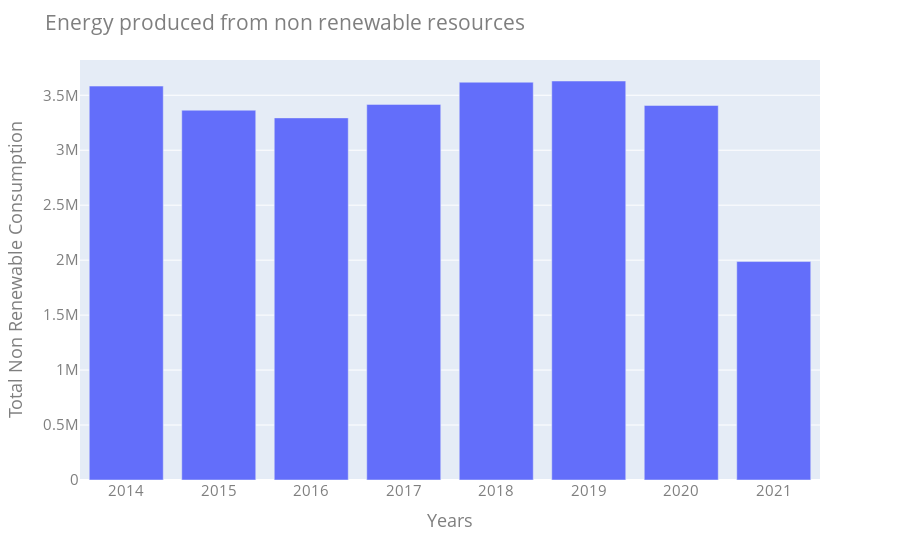
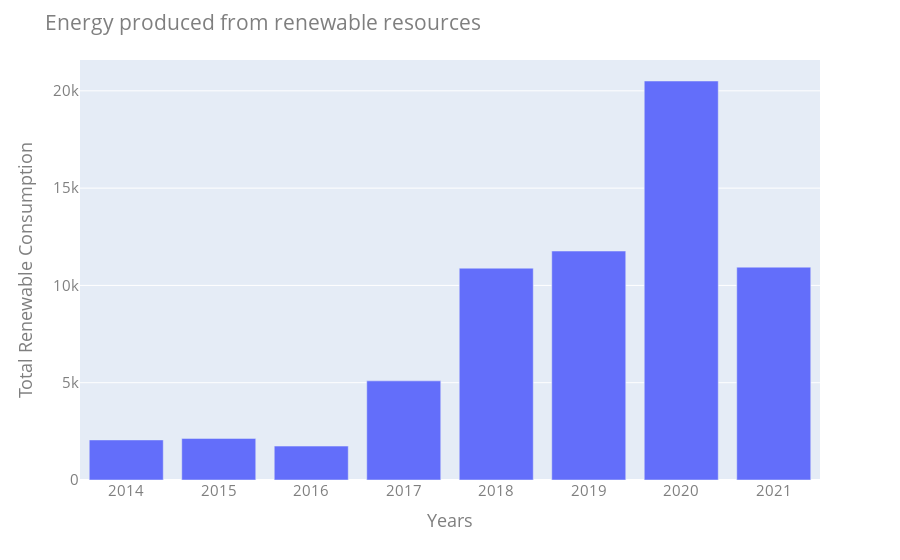

Notebook source saved alongside these figures, in order:
### Markdown cell above
### What’s the distribution of the energy production i.e., how much energy is being produced from renewable resources like solar and non-renewable resources like natural gas?

#### Please explain ....

### Code cell
non_renewable_energy= energydata[(energydata['Energy Description'] == 'Electricity') | (energydata['Energy Description'] == 'Natural Gas')].groupby(['Year']).sum()
renewable_energy= energydata[(energydata['Energy Description'] == 'Solar Power') | (energydata['Energy Description'] == 'Solar Thermal')].groupby(['Year']).sum()

print("===== Non Renewable Energy (Electricity & Natural Gas) ========")
display(non_renewable_energy)
print("===== Renewable Energy (Solar Power & Solar Thermal)  ========")
display(renewable_energy)

years=['2014','2015','2016','2017','2018','2019','2020','2021']
fig = px.bar(non_renewable_energy, x=years, y='Total Consumption')
fig.update_layout(
    title="Energy produced from non renewable resources",
    xaxis_title="Years",
    yaxis_title="Total Non Renewable Consumption",
    font=dict(
        size=15,
        color="#7f7f7f"
    )
)
fig.show()

fig = px.bar(renewable_energy, x=years, y='Total Consumption')
fig.update_layout(
    title="Energy produced from renewable resources",
    xaxis_title="Years",
    yaxis_title="Total Renewable Consumption",
    font=dict(
        size=15,
        color="#7f7f7f"
    )
)
fig.show()

### Figure 1 — Plotly figure (JSON) as saved in the notebook; plotly's stock layout.template omitted (floating-point values rounded to 4 significant figures)
{"data": [{"alignmentgroup": "True", "hovertemplate": "x=%{x}<br>Total Consumption=%{y}<extra></extra>", "legendgroup": "", "marker": {"color": "#636efa"}, "name": "", "offsetgroup": "", "orientation": "v", "showlegend": false, "textposition": "auto", "type": "bar", "x": ["2014", "2015", "2016", "2017", "2018", "2019", "2020", "2021"], "xaxis": "x", "y": [3583000.0, 3364000.0, 3294000.0, 3417000.0, 3619000.0, 3630000.0, 3407000.0, 1987000.0], "yaxis": "y"}], "layout": {"autosize": true, "barmode": "relative", "font": {"color": "#7f7f7f", "size": 15}, "legend": {"tracegroupgap": 0}, "margin": {"t": 60}, "title": {"text": "Energy produced from non renewable resources"}, "xaxis": {"anchor": "y", "autorange": true, "domain": [0, 1], "range": [2014.0, 2022.0], "title": {"text": "Years"}, "type": "linear"}, "yaxis": {"anchor": "x", "autorange": true, "domain": [0, 1], "range": [0, 3821000.0], "title": {"text": "Total Non Renewable Consumption"}, "type": "linear"}}}

### Figure 2 — Plotly figure (JSON) as saved in the notebook; plotly's stock layout.template omitted (floating-point values rounded to 4 significant figures)
{"data": [{"alignmentgroup": "True", "hovertemplate": "x=%{x}<br>Total Consumption=%{y}<extra></extra>", "legendgroup": "", "marker": {"color": "#636efa"}, "name": "", "offsetgroup": "", "orientation": "v", "showlegend": false, "textposition": "auto", "type": "bar", "x": ["2014", "2015", "2016", "2017", "2018", "2019", "2020", "2021"], "xaxis": "x", "y": [2059.0, 2138.0, 1743.0, 5095.0, 10880.0, 11770.0, 20510.0, 10940.0], "yaxis": "y"}], "layout": {"autosize": true, "barmode": "relative", "font": {"color": "#7f7f7f", "size": 15}, "legend": {"tracegroupgap": 0}, "margin": {"t": 60}, "title": {"text": "Energy produced from renewable resources"}, "xaxis": {"anchor": "y", "autorange": true, "domain": [0, 1], "range": [2014.0, 2022.0], "title": {"text": "Years"}, "type": "linear"}, "yaxis": {"anchor": "x", "autorange": true, "domain": [0, 1], "range": [0, 21580.0], "title": {"text": "Total Renewable Consumption"}, "type": "linear"}}}
